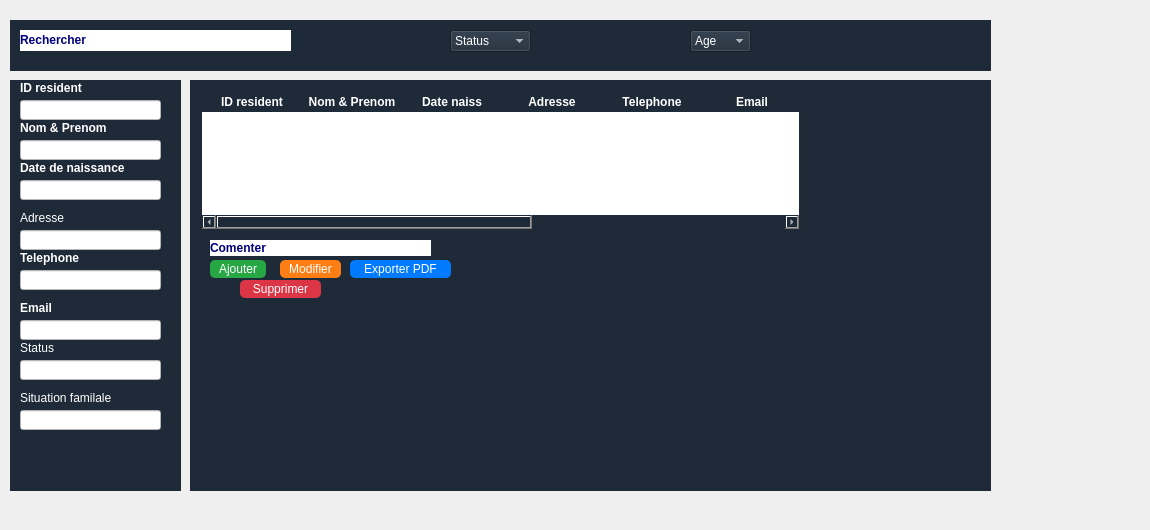
      <widget class="QWidget" name="add_client_7">
       <widget class="QFrame" name="cruds_4">
        <property name="geometry">
         <rect>
          <x>190</x>
          <y>80</y>
          <width>801</width>
          <height>411</height>
         </rect>
        </property>
        <property name="styleSheet">
         <string notr="true">background-color: #1e2a38;
color: white;
font: bold 11pt &quot;Arial&quot;;

</string>
        </property>
        <property name="frameShape">
         <enum>QFrame::Shape::NoFrame</enum>
        </property>
        <widget class="QLabel" name="comment_4">
         <property name="geometry">
          <rect>
           <x>20</x>
           <y>160</y>
           <width>221</width>
           <height>16</height>
          </rect>
         </property>
         <property name="styleSheet">
          <string notr="true">background-color: white;
    gridline-color: #ccc;
    font: 10pt &quot;Arial&quot;;
</string>
         </property>
         <property name="text">
          <string>&lt;html&gt;&lt;head/&gt;&lt;body&gt;&lt;p&gt;&lt;span style=&quot; font-weight:700; color:#00007f;&quot;&gt;Comenter&lt;/span&gt;&lt;/p&gt;&lt;/body&gt;&lt;/html&gt;</string>
         </property>
        </widget>
        <widget class="QPushButton" name="ajouter_4">
         <property name="geometry">
          <rect>
           <x>20</x>
           <y>180</y>
           <width>56</width>
           <height>18</height>
          </rect>
         </property>
         <property name="styleSheet">
          <string notr="true">QPushButton {
    background-color: #28a745;
    color: white;
    border-radius: 5px;
}

</string>
         </property>
         <property name="text">
          <string>Ajouter</string>
         </property>
        </widget>
        <widget class="QPushButton" name="modifier_4">
         <property name="geometry">
          <rect>
           <x>90</x>
           <y>180</y>
           <width>61</width>
           <height>18</height>
          </rect>
         </property>
         <property name="styleSheet">
          <string notr="true">QPushButton {
    background-color: #fd7e14;
    color: white;
    border-radius: 5px;
}
</string>
         </property>
         <property name="text">
          <string>Modifier</string>
         </property>
        </widget>
        <widget class="QPushButton" name="exporter_4">
         <property name="geometry">
          <rect>
           <x>160</x>
           <y>180</y>
           <width>101</width>
           <height>18</height>
          </rect>
         </property>
         <property name="styleSheet">
          <string notr="true">QPushButton {
    background-color: #007bff;
    color: white;
    border-radius: 5px;
}
</string>
         </property>
         <property name="text">
          <string>Exporter PDF</string>
         </property>
        </widget>
        <widget class="QPushButton" name="supprimer_4">
         <property name="geometry">
          <rect>
           <x>50</x>
           <y>200</y>
           <width>81</width>
           <height>18</height>
          </rect>
         </property>
         <property name="styleSheet">
          <string notr="true">QPushButton {
    background-color: #dc3545;
    color: white;
    border-radius: 5px;
}</string>
         </property>
         <property name="text">
          <string>Supprimer</string>
         </property>
        </widget>
        <widget class="QTableWidget" name="tableau_4">
         <property name="geometry">
          <rect>
           <x>10</x>
           <y>10</y>
           <width>601</width>
           <height>141</height>
          </rect>
         </property>
         <property name="styleSheet">
          <string notr="true">QTableWidget {
    background-color: white;        /* cellules blanches */
    color: #1e2a38;                 /* texte bleu foncé */
    border: 2px solid #1e2a38;      /* bordures du tableau */
    font: bold 11pt &quot;Arial&quot;;
}

QTableWidget::item {
    background-color: white;        /* garde les cellules blanches */
    color: #1e2a38;
}

QHeaderView::section {
    background-color: #1e2a38;      /* en-tête bleu foncé */
    color: white;                   /* texte blanc */
    font: bold 11pt &quot;Arial&quot;;
    border: 1px solid #1e2a38;
}
</string>
         </property>
         <column>
          <property name="text">
           <string>ID resident</string>
          </property>
          <property name="font">
           <font>
            <bold>true</bold>
           </font>
          </property>
         </column>
         <column>
          <property name="text">
           <string>Nom &amp; Prenom</string>
          </property>
          <property name="font">
           <font>
            <bold>true</bold>
           </font>
          </property>
         </column>
         <column>
          <property name="text">
           <string>Date naiss</string>
          </property>
          <property name="font">
           <font>
            <bold>true</bold>
           </font>
          </property>
         </column>
         <column>
          <property name="text">
           <string>Adresse</string>
          </property>
          <property name="font">
           <font>
            <bold>true</bold>
           </font>
          </property>
         </column>
         <column>
          <property name="text">
           <string>Telephone</string>
          </property>
          <property name="font">
           <font>
            <bold>true</bold>
           </font>
          </property>
         </column>
         <column>
          <property name="text">
           <string>Email</string>
          </property>
          <property name="font">
           <font>
            <bold>true</bold>
           </font>
          </property>
         </column>
         <column>
          <property name="text">
           <string>Status</string>
          </property>
         </column>
         <column>
          <property name="text">
           <string>Situation familale</string>
          </property>
         </column>
         <column>
          <property name="text">
           <string>Reclamation</string>
          </property>
         </column>
        </widget>
       </widget>
       <widget class="QFrame" name="trirecherche_4">
        <property name="geometry">
         <rect>
          <x>10</x>
          <y>20</y>
          <width>981</width>
          <height>51</height>
         </rect>
        </property>
        <property name="styleSheet">
         <string notr="true">background-color: #1e2a38;
color: white;
font: bold 11pt &quot;Arial&quot;;

</string>
        </property>
        <property name="frameShape">
         <enum>QFrame::Shape::NoFrame</enum>
        </property>
        <widget class="QLabel" name="recherche_4">
         <property name="geometry">
          <rect>
           <x>10</x>
           <y>10</y>
           <width>271</width>
           <height>21</height>
          </rect>
         </property>
         <property name="styleSheet">
          <string notr="true">background-color: white;
    gridline-color: #ccc;
    font: 10pt &quot;Arial&quot;;</string>
         </property>
         <property name="text">
          <string>&lt;html&gt;&lt;head/&gt;&lt;body&gt;&lt;p&gt;&lt;span style=&quot; font-weight:700; color:#00007f;&quot;&gt;Rechercher&lt;/span&gt;&lt;/p&gt;&lt;/body&gt;&lt;/html&gt;</string>
         </property>
        </widget>
        <widget class="QComboBox" name="triemail_4">
         <property name="geometry">
          <rect>
           <x>440</x>
           <y>10</y>
           <width>81</width>
           <height>22</height>
          </rect>
         </property>
         <item>
          <property name="text">
           <string>Status</string>
          </property>
         </item>
         <item>
          <property name="text">
           <string/>
          </property>
         </item>
         <item>
          <property name="text">
           <string/>
          </property>
         </item>
        </widget>
        <widget class="QComboBox" name="trisalaire_4">
         <property name="geometry">
          <rect>
           <x>680</x>
           <y>10</y>
           <width>61</width>
           <height>22</height>
          </rect>
         </property>
         <item>
          <property name="text">
           <string>Age</string>
          </property>
         </item>
        </widget>
       </widget>
       <widget class="QLabel" name="label_4">
        <property name="geometry">
         <rect>
          <x>-10</x>
          <y>0</y>
          <width>1141</width>
          <height>521</height>
         </rect>
        </property>
        <property name="text">
         <string/>
        </property>
        <property name="pixmap">
         <pixmap>../../../Downloads/bg.png</pixmap>
        </property>
       </widget>
       <widget class="QFrame" name="liste_5">
        <property name="geometry">
         <rect>
          <x>10</x>
          <y>80</y>
          <width>171</width>
          <height>411</height>
         </rect>
        </property>
        <property name="styleSheet">
         <string notr="true">background-color: #1e2a38;
color: white;
font: bold 11pt &quot;Arial&quot;;</string>
        </property>
        <property name="frameShape">
         <enum>QFrame::Shape::NoFrame</enum>
        </property>
        <widget class="QLabel" name="idresident">
         <property name="geometry">
          <rect>
           <x>10</x>
           <y>0</y>
           <width>141</width>
           <height>16</height>
          </rect>
         </property>
         <property name="styleSheet">
          <string notr="true"/>
         </property>
         <property name="text">
          <string>&lt;html&gt;&lt;head/&gt;&lt;body&gt;&lt;p&gt;&lt;span style=&quot; font-weight:704;&quot;&gt;ID resident&lt;/span&gt;&lt;/p&gt;&lt;/body&gt;&lt;/html&gt;</string>
         </property>
        </widget>
        <widget class="QLabel" name="nom_6">
         <property name="geometry">
          <rect>
           <x>10</x>
           <y>40</y>
           <width>141</width>
           <height>16</height>
          </rect>
         </property>
         <property name="text">
          <string>&lt;html&gt;&lt;head/&gt;&lt;body&gt;&lt;p&gt;&lt;span style=&quot; font-weight:704;&quot;&gt;Nom &amp;amp; Prenom&lt;/span&gt;&lt;/p&gt;&lt;/body&gt;&lt;/html&gt;</string>
         </property>
        </widget>
        <widget class="QLabel" name="datenaissance">
         <property name="geometry">
          <rect>
           <x>10</x>
           <y>80</y>
           <width>141</width>
           <height>16</height>
          </rect>
         </property>
         <property name="text">
          <string>&lt;html&gt;&lt;head/&gt;&lt;body&gt;&lt;p&gt;&lt;span style=&quot; font-weight:704;&quot;&gt;Date de naissance &lt;/span&gt;&lt;/p&gt;&lt;/body&gt;&lt;/html&gt;</string>
         </property>
        </widget>
        <widget class="QLabel" name="status_2">
         <property name="geometry">
          <rect>
           <x>10</x>
           <y>260</y>
           <width>141</width>
           <height>16</height>
          </rect>
         </property>
         <property name="text">
          <string>&lt;html&gt;&lt;head/&gt;&lt;body&gt;&lt;p&gt;Status&lt;/p&gt;&lt;/body&gt;&lt;/html&gt;</string>
         </property>
        </widget>
        <widget class="QLabel" name="situation">
         <property name="geometry">
          <rect>
           <x>10</x>
           <y>310</y>
           <width>141</width>
           <height>16</height>
          </rect>
         </property>
         <property name="text">
          <string>&lt;html&gt;&lt;head/&gt;&lt;body&gt;&lt;p&gt;Situation familale&lt;/p&gt;&lt;/body&gt;&lt;/html&gt;</string>
         </property>
        </widget>
        <widget class="QLineEdit" name="idresidentline">
         <property name="geometry">
          <rect>
           <x>10</x>
           <y>20</y>
           <width>141</width>
           <height>20</height>
          </rect>
         </property>
         <property name="styleSheet">
          <string notr="true">background-color: white;
    gridline-color: #ccc;
    font: 10pt &quot;Arial&quot;;</string>
         </property>
        </widget>
        <widget class="QLineEdit" name="nomline_6">
         <property name="geometry">
          <rect>
           <x>10</x>
           <y>60</y>
           <width>141</width>
           <height>20</height>
          </rect>
         </property>
         <property name="styleSheet">
          <string notr="true">background-color: white;
    gridline-color: #ccc;
    font: 10pt &quot;Arial&quot;;
</string>
         </property>
        </widget>
        <widget class="QLineEdit" name="statusline">
         <property name="geometry">
          <rect>
           <x>10</x>
           <y>280</y>
           <width>141</width>
           <height>20</height>
          </rect>
         </property>
         <property name="styleSheet">
          <string notr="true">background-color: white;
    gridline-color: #ccc;
    font: 10pt &quot;Arial&quot;;
</string>
         </property>
        </widget>
        <widget class="QLineEdit" name="situationline">
         <property name="geometry">
          <rect>
           <x>10</x>
           <y>330</y>
           <width>141</width>
           <height>20</height>
          </rect>
         </property>
         <property name="styleSheet">
          <string notr="true">background-color: white;
    gridline-color: #ccc;
    font: 10pt &quot;Arial&quot;;
</string>
         </property>
        </widget>
        <widget class="QLabel" name="adresse_3">
         <property name="geometry">
          <rect>
           <x>10</x>
           <y>130</y>
           <width>141</width>
           <height>16</height>
          </rect>
         </property>
         <property name="text">
          <string>&lt;html&gt;&lt;head/&gt;&lt;body&gt;&lt;p&gt;Adresse&lt;/p&gt;&lt;/body&gt;&lt;/html&gt;</string>
         </property>
        </widget>
        <widget class="QLineEdit" name="adresseline_3">
         <property name="geometry">
          <rect>
           <x>10</x>
           <y>150</y>
           <width>141</width>
           <height>20</height>
          </rect>
         </property>
         <property name="styleSheet">
          <string notr="true">background-color: white;
    gridline-color: #ccc;
    font: 10pt &quot;Arial&quot;;
</string>
         </property>
        </widget>
        <widget class="QLabel" name="telephone_4">
         <property name="geometry">
          <rect>
           <x>10</x>
           <y>170</y>
           <width>141</width>
           <height>16</height>
          </rect>
         </property>
         <property name="text">
          <string>&lt;html&gt;&lt;head/&gt;&lt;body&gt;&lt;p&gt;&lt;span style=&quot; font-weight:704;&quot;&gt;Telephone&lt;/span&gt;&lt;/p&gt;&lt;/body&gt;&lt;/html&gt;</string>
         </property>
        </widget>
        <widget class="QLineEdit" name="emailline_3">
         <property name="geometry">
          <rect>
           <x>10</x>
           <y>240</y>
           <width>141</width>
           <height>20</height>
          </rect>
         </property>
         <property name="styleSheet">
          <string notr="true">background-color: white;
    gridline-color: #ccc;
    font: 10pt &quot;Arial&quot;;
</string>
         </property>
        </widget>
        <widget class="QLineEdit" name="telephoneline_4">
         <property name="geometry">
          <rect>
           <x>10</x>
           <y>190</y>
           <width>141</width>
           <height>20</height>
          </rect>
         </property>
         <property name="styleSheet">
          <string notr="true">background-color: white;
    gridline-color: #ccc;
    font: 10pt &quot;Arial&quot;;
</string>
         </property>
        </widget>
        <widget class="QLabel" name="email_3">
         <property name="geometry">
          <rect>
           <x>10</x>
           <y>220</y>
           <width>141</width>
           <height>16</height>
          </rect>
         </property>
         <property name="text">
          <string>&lt;html&gt;&lt;head/&gt;&lt;body&gt;&lt;p&gt;&lt;span style=&quot; font-weight:704;&quot;&gt;Email&lt;/span&gt;&lt;/p&gt;&lt;/body&gt;&lt;/html&gt;</string>
         </property>
        </widget>
        <widget class="QLineEdit" name="datenaissanceline">
         <property name="geometry">
          <rect>
           <x>10</x>
           <y>100</y>
           <width>141</width>
           <height>20</height>
          </rect>
         </property>
         <property name="styleSheet">
          <string notr="true">background-color: white;
    gridline-color: #ccc;
    font: 10pt &quot;Arial&quot;;
</string>
         </property>
        </widget>
       </widget>
       <zorder>label_4</zorder>
       <zorder>cruds_4</zorder>
       <zorder>trirecherche_4</zorder>
       <zorder>liste_5</zorder>
      </widget>
